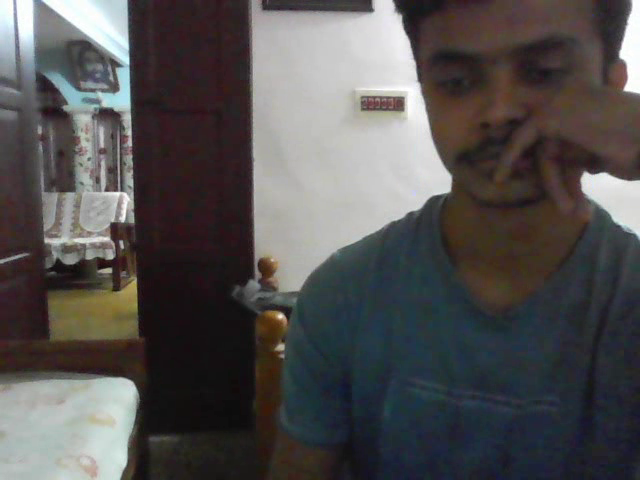
#> input picture frame 6 of face_out.avi, 640 x 480 px, given in place of the camera
$ python read_face_from_webcam.py
#> lines starting #> are read from the running program, lines starting #| are printed output that depends on the picture; after the words box and inside, x2 and y2 are one past the last pixel; in counts of white or black regions, pixels touching at a corner belong together
# -*- coding: utf-8 -*-
"""
Created on Tue May 14 08:43:27 2024

@author: nevin
"""

import cv2


face=cv2.CascadeClassifier("C://Users//nevin//AppData//Roaming//Python//Python311//site-packages//cv2//data//haarcascade_frontalface_default.xml")

fourcc=cv2.VideoWriter_fourcc(*'XVID')
out=cv2.VideoWriter('face_out.avi',fourcc,20.0,(640,480))

cap=cv2.VideoCapture(0)

while 1:
    ret,img=cap.read()
#> img is the input picture: shape (480, 640, 3); mean B, G, R 81.1, 81.2, 83.7
    gray=cv2.cvtColor(img,cv2.COLOR_BGR2GRAY)
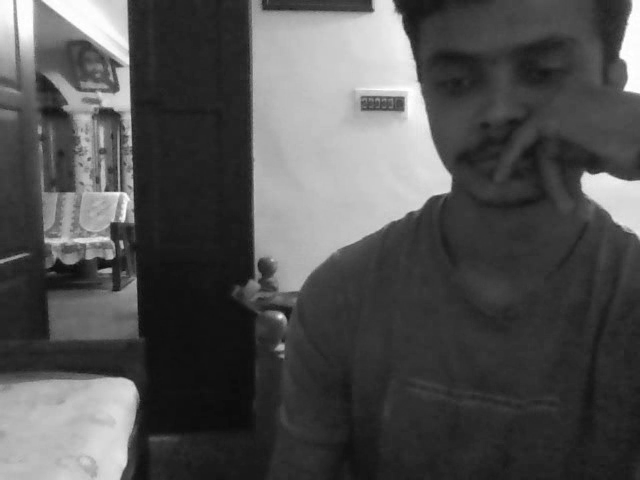
#> gray: shape (480, 640); min 9, max 255, mean 81.9

    faces=face.detectMultiScale(gray,1.1,5)
#> faces = [[411, 5, 185, 185], [216, 18, 234, 234]]

    for (x,y,w,h) in faces:
        cv2.rectangle(img,(x,y),(x+w,y+h),(255,0,0),2)
#> this loop made 2 passes
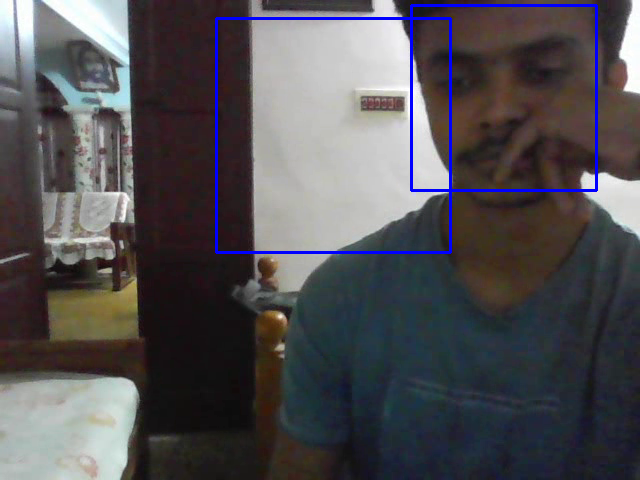
#> img: shape (480, 640, 3); 1.63% of pixels changed, all inside (x1, y1, x2, y2) = (215, 4, 598, 254)

    out.write(img)
    cv2.imshow('face_web',img)

    k = cv2.waitKey(30) & 0xFF
#> (key Esc is pressed here)

    if k==27:
        break


cap.release()
out.release()

cv2.destroyAllWindows()

$ run again, starting later in the video
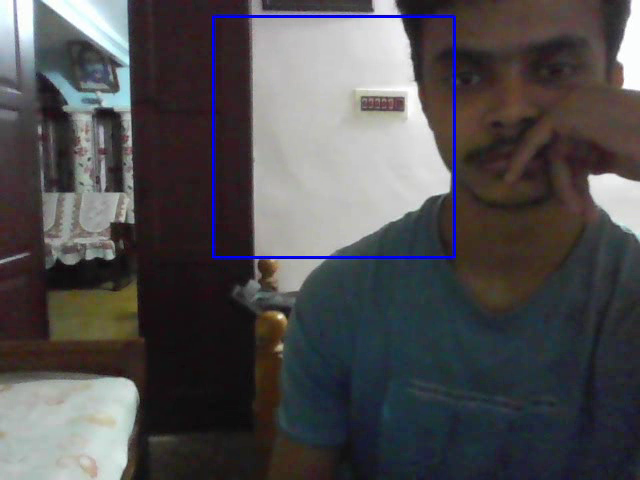
#> input picture frame 27 of face_out.avi, 640 x 480 px, given in place of the camera
#> img is the input picture: shape (480, 640, 3); mean B, G, R 80.6, 78.4, 80.2
#> `gray=cv2.cvtColor(img,cv2.COLOR_BGR2GRAY)`:
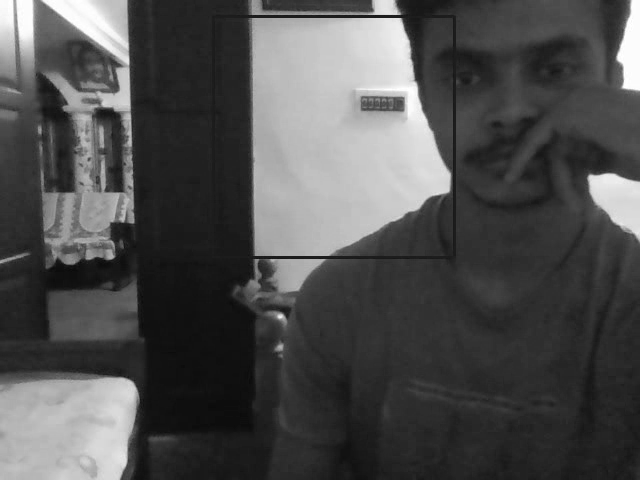
#> gray: shape (480, 640); min 10, max 255, mean 79.2
#> faces = [[429, 14, 165, 165]]
#> the loop `for (x,y,w,h) in faces:` made 1 pass
#> after the loop `for (x,y,w,h) in faces:`:
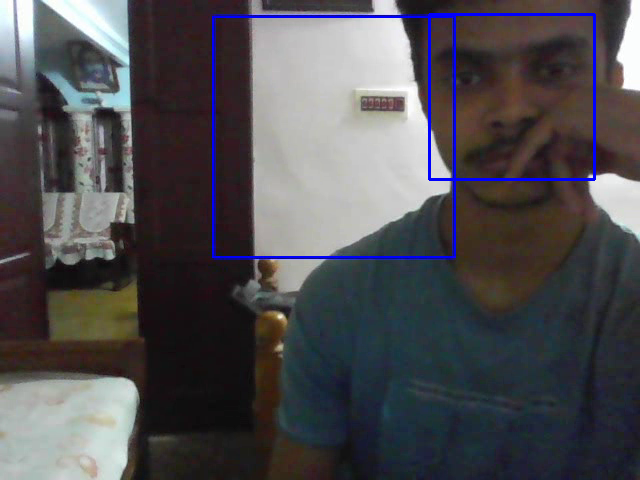
#> img: shape (480, 640, 3); 0.64% of pixels changed, all inside (x1, y1, x2, y2) = (428, 13, 596, 181)

$ run again, starting later in the video
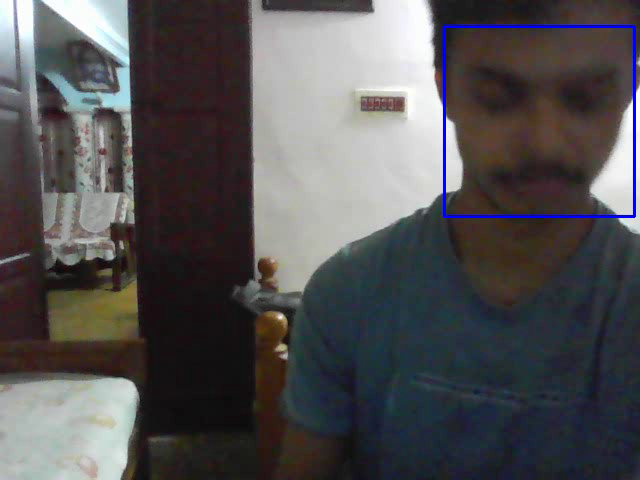
#> input picture frame 48 of face_out.avi, 640 x 480 px, given in place of the camera
#> img is the input picture: shape (480, 640, 3); mean B, G, R 83.7, 81.7, 83.5
#> `gray=cv2.cvtColor(img,cv2.COLOR_BGR2GRAY)`:
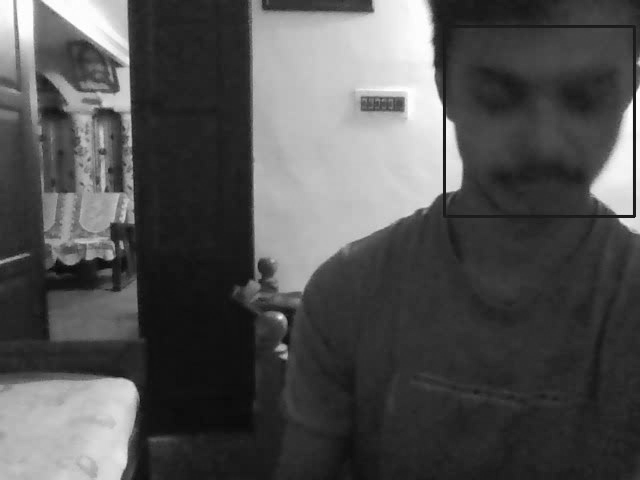
#> gray: shape (480, 640); min 8, max 255, mean 82.5
#> faces = [[441, 23, 191, 191]]
#> the loop `for (x,y,w,h) in faces:` made 1 pass
#> after the loop `for (x,y,w,h) in faces:`:
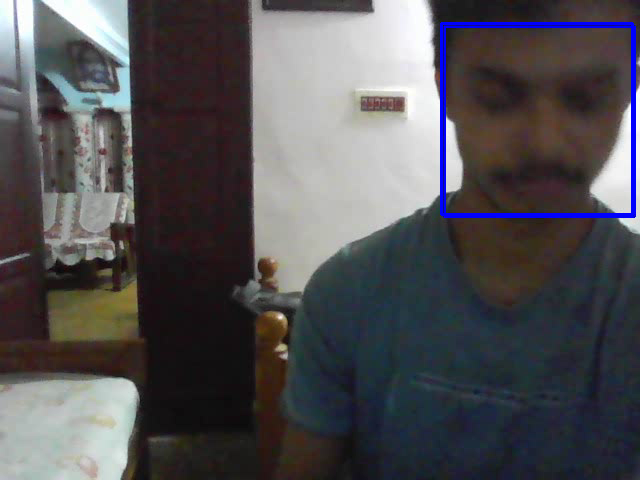
#> img: shape (480, 640, 3); 0.74% of pixels changed, all inside (x1, y1, x2, y2) = (440, 22, 634, 216)
